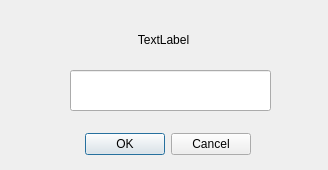
<?xml version="1.0" encoding="UTF-8"?>
<ui version="4.0">
 <class>input</class>
 <widget class="QDialog" name="input">
  <property name="geometry">
   <rect>
    <x>0</x>
    <y>0</y>
    <width>328</width>
    <height>170</height>
   </rect>
  </property>
  <property name="windowTitle">
   <string>Dialog</string>
  </property>
  <widget class="QDialogButtonBox" name="buttonBox">
   <property name="geometry">
    <rect>
     <x>-90</x>
     <y>128</y>
     <width>341</width>
     <height>32</height>
    </rect>
   </property>
   <property name="toolTip">
    <string>&lt;html&gt;&lt;head/&gt;&lt;body&gt;&lt;p&gt;确定&lt;/p&gt;&lt;/body&gt;&lt;/html&gt;</string>
   </property>
   <property name="orientation">
    <enum>Qt::Horizontal</enum>
   </property>
   <property name="standardButtons">
    <set>QDialogButtonBox::Cancel|QDialogButtonBox::Ok</set>
   </property>
  </widget>
  <widget class="QLineEdit" name="lineEdit">
   <property name="geometry">
    <rect>
     <x>70</x>
     <y>70</y>
     <width>201</width>
     <height>41</height>
    </rect>
   </property>
  </widget>
  <widget class="QLabel" name="label">
   <property name="geometry">
    <rect>
     <x>53</x>
     <y>30</y>
     <width>221</width>
     <height>20</height>
    </rect>
   </property>
   <property name="text">
    <string>TextLabel</string>
   </property>
   <property name="alignment">
    <set>Qt::AlignCenter</set>
   </property>
  </widget>
 </widget>
 <resources/>
 <connections>
  <connection>
   <sender>buttonBox</sender>
   <signal>accepted()</signal>
   <receiver>input</receiver>
   <slot>accept()</slot>
   <hints>
    <hint type="sourcelabel">
     <x>248</x>
     <y>254</y>
    </hint>
    <hint type="destinationlabel">
     <x>157</x>
     <y>274</y>
    </hint>
   </hints>
  </connection>
  <connection>
   <sender>buttonBox</sender>
   <signal>rejected()</signal>
   <receiver>input</receiver>
   <slot>reject()</slot>
   <hints>
    <hint type="sourcelabel">
     <x>316</x>
     <y>260</y>
    </hint>
    <hint type="destinationlabel">
     <x>286</x>
     <y>274</y>
    </hint>
   </hints>
  </connection>
 </connections>
</ui>
